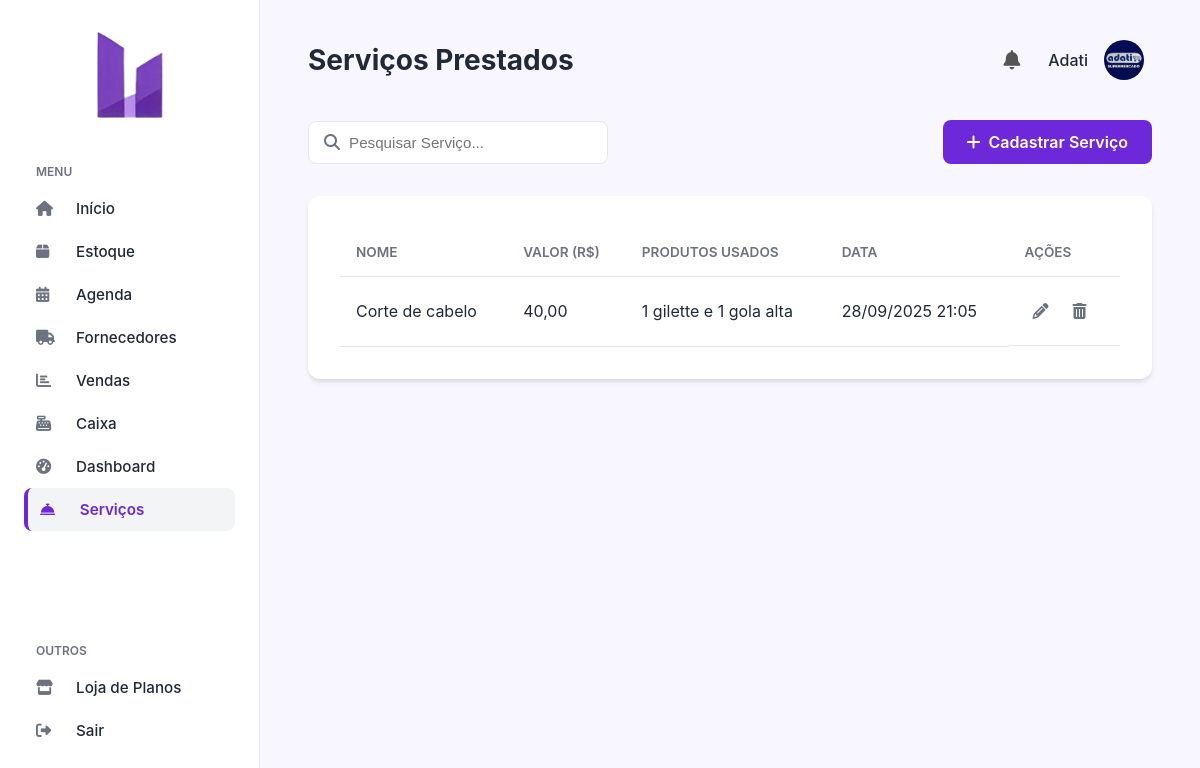
/servicos.php (signed in), run on the app's committed database.
### tables this page shows
CREATE TABLE `servicos_prestados` (
  `id` int(11) NOT NULL,
  `usuario_id` int(11) NOT NULL,
  `nome_servico` varchar(255) NOT NULL,
  `especificacao` text DEFAULT NULL,
  `horas_gastas` decimal(10,2) DEFAULT NULL,
  `data_prestacao` datetime DEFAULT NULL,
  `gastos` decimal(10,2) DEFAULT NULL,
  `valor_venda` decimal(10,2) NOT NULL,
  `produtos_usados` text DEFAULT NULL,
  `status` varchar(20) NOT NULL DEFAULT 'ativo'
);

### servicos.php (the view, shortened to what this page needs)
<?php
include_once('config.php');
$usuario_id = $_SESSION['id'];
$servicos = $pdo->prepare("SELECT * FROM servicos_prestados WHERE usuario_id = ? AND status = 'ativo' ORDER BY data_prestacao DESC");
$servicos->execute([$usuario_id]);
$lista_servicos = $servicos->fetchAll(PDO::FETCH_ASSOC);
?>
<!DOCTYPE html>
<html lang="pt-br">
<head>
    <link rel="stylesheet" href="https://cdnjs.cloudflare.com/ajax/libs/font-awesome/6.4.0/css/all.min.css">
    <link rel="stylesheet" href="css/sistema.css">
    <link rel="stylesheet" href="css/estoque.css">
</head>
<body>
    <?php include 'sidebar.php'; ?>
    <main class="main-content">
        <?php include 'header.php'; ?>
        <div class="actions-container">
            <div class="search-bar"><i class="fas fa-search"></i><input type="text" placeholder="Pesquisar Serviço..."></div>
            <a href="servico_formulario.php" class="btn-primary"><i class="fas fa-plus"></i> Cadastrar Serviço</a>
        </div>
        <div class="table-container">
            <table>
                <thead>
                    <tr>
                        <th>Nome</th>
                        <th>Valor (R$)</th>
                        <th>Produtos Usados</th>
                        <th>Data</th>
                        <th>Ações</th>
                    </tr>
                </thead>
                <tbody>
                    <?php foreach ($lista_servicos as $servico): ?>
                        <tr>
                            <td><?= htmlspecialchars($servico['nome_servico']) ?></td>
                            <td><?= number_format($servico['valor_venda'], 2, ',', '.') ?></td>
                            <td><?= htmlspecialchars($servico['produtos_usados']) ?></td>
                            <td><?= date('d/m/Y H:i', strtotime($servico['data_prestacao'])) ?></td>
                            <td class="actions">
                                <a href="servico_formulario.php?id=<?= $servico['id'] ?>" class="btn-action btn-edit"><i class="fas fa-pencil-alt"></i></a>
                                <a href="excluir_servico.php?id=<?= $servico['id'] ?>" class="btn-action btn-delete"><i class="fas fa-trash-alt"></i></a>
                            </td>
                        </tr>
                    <?php endforeach; ?>
                </tbody>
            </table>
        </div>
    </main>
</body>
</html>

### css/sistema.css (style rules this page uses)
:root { --primary-bg: #F8F7FF; --sidebar-bg: #FFFFFF; --accent-color: #6D28D9; --accent-color-dark: #4C1D95; --text-color: #1F2937; --text-light: #6B7280; --border-color: #E5E7EB; --card-shadow: 0 4px 6px -1px rgb(0 0 0 / 0.1), 0 2px 4px -2px rgb(0 0 0 / 0.1); }
* { margin: 0; padding: 0; box-sizing: border-box; }
body { font-family: 'Inter', sans-serif; background-color: var(--primary-bg); color: var(--text-color); display: flex; height: 100vh; overflow: hidden; }
.main-content { flex-grow: 1; padding: 2rem 3rem; overflow-y: auto; }

### css/estoque.css (style rules this page uses)
.main-content .actions-container { display: flex; justify-content: space-between; align-items: center; margin-bottom: 2rem; }
.main-content .search-bar { position: relative; width: 300px; }
.main-content .search-bar input { width: 100%; padding: 0.75rem 0.75rem 0.75rem 2.5rem; border: 1px solid var(--border-color); border-radius: 8px; font-size: 0.95rem; }
.main-content .search-bar i { position: absolute; left: 1rem; top: 50%; transform: translateY(-50%); color: var(--text-light); }
.main-content .btn-primary { background-color: var(--accent-color); color: white; padding: 0.75rem 1.5rem; border-radius: 8px; text-decoration: none; font-weight: 600; display: flex; align-items: center; gap: 0.5rem; transition: background-color 0.2s ease; }
.main-content .table-container { background-color: var(--sidebar-bg); border-radius: 12px; padding: 2rem; box-shadow: var(--card-shadow); }
.main-content table { width: 100%; border-collapse: collapse; }
.main-content th, .main-content td { padding: 1rem; text-align: left; border-bottom: 1px solid var(--border-color); }
.main-content th { font-size: 0.85rem; font-weight: 600; text-transform: uppercase; color: var(--text-light); }
.main-content td.actions { display: flex; gap: 0.5rem; }
.main-content .btn-action { color: var(--text-light); padding: 0.5rem; border-radius: 4px; }

### data on the page
servicos_prestados: nome_servico "Corte de cabelo", valor_venda "40,00", produtos_usados "1 gilette e 1 gola alta", data_prestacao "28/09/2025 21:05"

### other printed values
$titulo_header "Serviços Prestados"
$nome_exibicao "Adati"
